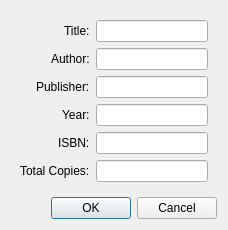
<?xml version="1.0" encoding="UTF-8"?>
<ui version="4.0">
    <class>BookEditDialog</class>
    <widget class="QDialog" name="BookEditDialog">
        <property name="windowTitle">
            <string>Edit Book</string>
        </property>
        <layout class="QVBoxLayout" name="verticalLayout">
            <item>
                <widget class="QWidget" name="formWidget">
                    <layout class="QFormLayout" name="formLayout">
                        <property name="labelAlignment">
                            <set>Qt::AlignRight|Qt::AlignVCenter</set>
                        </property>
                        <property name="formAlignment">
                            <set>Qt::AlignLeft|Qt::AlignTop</set>
                        </property>

                        <item row="0" column="0">
                            <widget class="QLabel" name="labelTitle">
                                <property name="text">
                                    <string>Title:</string>
                                </property>
                            </widget>
                        </item>
                        <item row="0" column="1">
                            <widget class="QLineEdit" name="lineEditTitle"/>
                        </item>

                        <item row="1" column="0">
                            <widget class="QLabel" name="labelAuthor">
                                <property name="text">
                                    <string>Author:</string>
                                </property>
                            </widget>
                        </item>
                        <item row="1" column="1">
                            <widget class="QLineEdit" name="lineEditAuthor"/>
                        </item>

                        <item row="2" column="0">
                            <widget class="QLabel" name="labelPublisher">
                                <property name="text">
                                    <string>Publisher:</string>
                                </property>
                            </widget>
                        </item>
                        <item row="2" column="1">
                            <widget class="QLineEdit" name="lineEditPublisher"/>
                        </item>

                        <item row="3" column="0">
                            <widget class="QLabel" name="labelYear">
                                <property name="text">
                                    <string>Year:</string>
                                </property>
                            </widget>
                        </item>
                        <item row="3" column="1">
                            <widget class="QLineEdit" name="lineEditYear"/>
                        </item>

                        <item row="4" column="0">
                            <widget class="QLabel" name="labelISBN">
                                <property name="text">
                                    <string>ISBN:</string>
                                </property>
                            </widget>
                        </item>
                        <item row="4" column="1">
                            <widget class="QLineEdit" name="lineEditISBN"/>
                        </item>

                        <item row="5" column="0">
                            <widget class="QLabel" name="labelTotal">
                                <property name="text">
                                    <string>Total Copies:</string>
                                </property>
                            </widget>
                        </item>
                        <item row="5" column="1">
                            <widget class="QLineEdit" name="lineEditTotal"/>
                        </item>
                    </layout>
                </widget>
            </item>

            <item>
                <layout class="QHBoxLayout" name="buttonLayout">
                    <item>
                        <spacer name="horizontalSpacer">
                            <property name="orientation">
                                <enum>Qt::Horizontal</enum>
                            </property>
                            <property name="sizeHint" stdset="0">
                                <size>
                                    <width>40</width>
                                    <height>20</height>
                                </size>
                            </property>
                        </spacer>
                    </item>
                    <item>
                        <widget class="QPushButton" name="buttonBoxOk">
                            <property name="text">
                                <string>OK</string>
                            </property>
                            <property name="default">
                                <bool>true</bool>
                            </property>
                            <property name="autoDefault">
                                <bool>false</bool>
                            </property>
                        </widget>
                    </item>
                    <item>
                        <widget class="QPushButton" name="buttonBoxCancel">
                            <property name="text">
                                <string>Cancel</string>
                            </property>
                            <property name="autoDefault">
                                <bool>false</bool>
                            </property>
                        </widget>
                    </item>
                </layout>
            </item>
        </layout>
    </widget>

    <connections>
        <connection>
            <sender>buttonBoxOk</sender>
            <signal>clicked()</signal>
            <receiver>BookEditDialog</receiver>
            <slot>accept()</slot>
            <hints>
                <hint type="sourcelabel">OK Button</hint>
            </hints>
        </connection>
        <connection>
            <sender>buttonBoxCancel</sender>
            <signal>clicked()</signal>
            <receiver>BookEditDialog</receiver>
            <slot>reject()</slot>
            <hints>
                <hint type="sourcelabel">Cancel Button</hint>
            </hints>
        </connection>
    </connections>
</ui>
